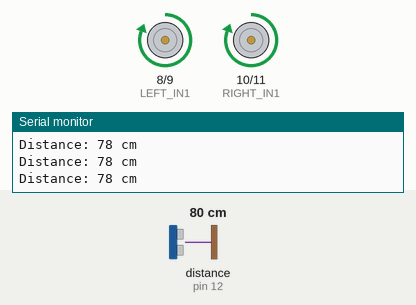
The sketch below on a simulated Arduino Uno, built with avr-gcc and run on an emulated ATmega328P. Parts: motor-driver pin pairs drawn as motors (green arrow = first pin HIGH = forward, orange = second pin HIGH = backward, longer = more drive, scaled by the enable pin), the last lines printed to the serial monitor. Wiring (inferred from the names in the program): ultrasonic range finder: trigger pin 7; echo pin 12. Inputs (shaded band) come from the test bench; at power-on: distance to the obstacle (sensor on pin 12) 80 cm. The echo pulse lasts 58.3 µs per cm.

Above: at 1.2 s.
1.3 s: distance to the obstacle (sensor on pin 12) set to 13 cm
2.8 s: distance to the obstacle (sensor on pin 12) set to 10 cm
At 3.4 s:
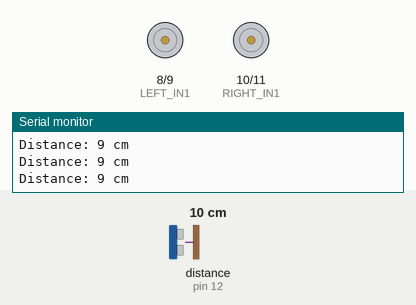
4.3 s: distance to the obstacle (sensor on pin 12) set to 18 cm
At 5.2 s:
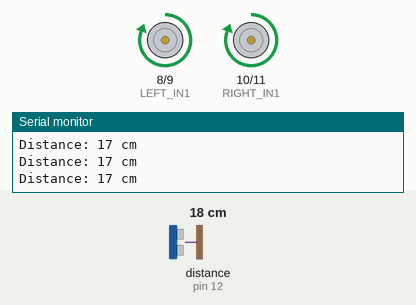
5.8 s: distance to the obstacle (sensor on pin 12) set to 2 cm
At 7.3 s:
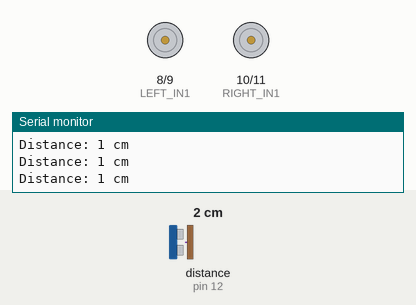
Timing chart, 0 to 8.3 s (numbered marks = the images above; inputs shaded):
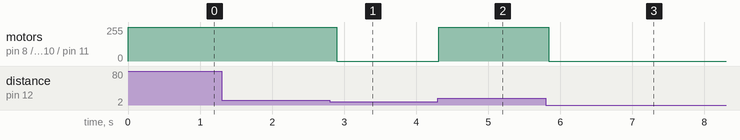

Measured:
- the behaviour switches between 12 and 11 cm on distance to the obstacle (sensor on pin 12) (found by bisection; images 0 and 1)
- after the input at 2.8 s, motor on pin 8 (LEFT_IN1) / pin 9 (LEFT_IN2), motor on pin 10 (RIGHT_IN1) / pin 11 (RIGHT_IN2): forward 255/255 → stopped after 0.09 s
- after the input at 4.3 s, motor on pin 8 (LEFT_IN1) / pin 9 (LEFT_IN2), motor on pin 10 (RIGHT_IN1) / pin 11 (RIGHT_IN2): stopped → forward 255/255 at once
- after the input at 5.8 s, motor on pin 8 (LEFT_IN1) / pin 9 (LEFT_IN2), motor on pin 10 (RIGHT_IN1) / pin 11 (RIGHT_IN2): forward 255/255 → stopped at once

The sketch:

RoverProject.ino
```cpp
// === Motor Pins ===
const int LEFT_EN = 3;
const int LEFT_IN1 = 8;
const int LEFT_IN2 = 9;

const int RIGHT_EN = 4;
const int RIGHT_IN1 = 10;
const int RIGHT_IN2 = 11;

// === Ultrasonic Sensor Pins ===
const int trigPin = 7;
const int echoPin = 12;

void setup() {
  // Motor setup
  pinMode(LEFT_EN, OUTPUT);
  pinMode(LEFT_IN1, OUTPUT);
  pinMode(LEFT_IN2, OUTPUT);
  pinMode(RIGHT_EN, OUTPUT);
  pinMode(RIGHT_IN1, OUTPUT);
  pinMode(RIGHT_IN2, OUTPUT);

  // Sensor setup
  pinMode(trigPin, OUTPUT);
  pinMode(echoPin, INPUT);

  // Enable motors at full speed
  digitalWrite(LEFT_EN, HIGH);
  digitalWrite(RIGHT_EN, HIGH);

  Serial.begin(9600); // Optional for debugging
}

void loop() {
  long distance = getDistanceCM();
  Serial.print("Distance: ");
  Serial.print(distance);
  Serial.println(" cm");

  if (distance > 10) {
    // Move forward
    digitalWrite(LEFT_IN1, HIGH);
    digitalWrite(LEFT_IN2, LOW);
    digitalWrite(RIGHT_IN1, HIGH);
    digitalWrite(RIGHT_IN2, LOW);
  } else {
    // Stop
    digitalWrite(LEFT_IN1, LOW);
    digitalWrite(LEFT_IN2, LOW);
    digitalWrite(RIGHT_IN1, LOW);
    digitalWrite(RIGHT_IN2, LOW);
  }

  delay(100); // check every 100ms
}

// Function to get distance in cm
long getDistanceCM() {
  digitalWrite(trigPin, LOW);
  delayMicroseconds(2);

  digitalWrite(trigPin, HIGH);
  delayMicroseconds(10);
  digitalWrite(trigPin, LOW);

  long duration = pulseIn(echoPin, HIGH, 20000); // Timeout after 20ms
  long cm = duration * 0.034 / 2;

  // Cap max distance (if no object is detected)
  if (cm == 0 || cm > 400) return 400;

  return cm;
}
```
